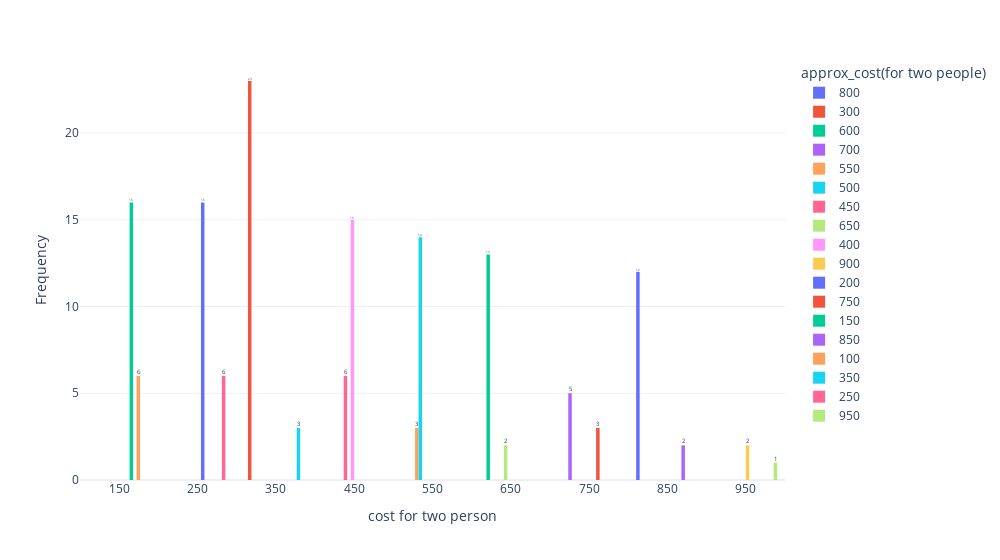

The code cell stored with this chart in its notebook:
### Markdown cell above
### Cost analysis for Couples

### Code cell
fig = px.histogram(
    df,
    x='approx_cost(for two people)',
    barmode='group',
    color='approx_cost(for two people)',
    text_auto='approx_cost(for two people)'
)
fig.update_layout(
    template='plotly_white',
    width=1000,
    xaxis_title='cost for two person',
    yaxis_title='Frequency',
)
fig.show()

### Figure 1 — Plotly figure (JSON) as saved in the notebook; plotly's stock layout.template omitted (floating-point values rounded to 4 significant figures)
{"data": [{"alignmentgroup": "True", "bingroup": "x", "hovertemplate": "approx_cost(for two people)=%{x}<br>count=%{y}<extra></extra>", "legendgroup": "800", "marker": {"color": "#636efa", "pattern": {"shape": ""}}, "name": "800", "offsetgroup": "800", "orientation": "v", "showlegend": true, "texttemplate": "%{value:approx_cost(for two people)}", "type": "histogram", "x": [800, 800, 800, 800, 800, 800, 800, 800, 800, 800, 800, 800], "xaxis": "x", "yaxis": "y"}, {"alignmentgroup": "True", "bingroup": "x", "hovertemplate": "approx_cost(for two people)=%{x}<br>count=%{y}<extra></extra>", "legendgroup": "300", "marker": {"color": "#EF553B", "pattern": {"shape": ""}}, "name": "300", "offsetgroup": "300", "orientation": "v", "showlegend": true, "texttemplate": "%{value:approx_cost(for two people)}", "type": "histogram", "x": [300, 300, 300, 300, 300, 300, 300, 300, 300, 300, 300, 300, 300, 300, 300, 300, 300, 300, 300, 300, 300, 300, 300], "xaxis": "x", "yaxis": "y"}, {"alignmentgroup": "True", "bingroup": "x", "hovertemplate": "approx_cost(for two people)=%{x}<br>count=%{y}<extra></extra>", "legendgroup": "600", "marker": {"color": "#00cc96", "pattern": {"shape": ""}}, "name": "600", "offsetgroup": "600", "orientation": "v", "showlegend": true, "texttemplate": "%{value:approx_cost(for two people)}", "type": "histogram", "x": [600, 600, 600, 600, 600, 600, 600, 600, 600, 600, 600, 600, 600], "xaxis": "x", "yaxis": "y"}, {"alignmentgroup": "True", "bingroup": "x", "hovertemplate": "approx_cost(for two people)=%{x}<br>count=%{y}<extra></extra>", "legendgroup": "700", "marker": {"color": "#ab63fa", "pattern": {"shape": ""}}, "name": "700", "offsetgroup": "700", "orientation": "v", "showlegend": true, "texttemplate": "%{value:approx_cost(for two people)}", "type": "histogram", "x": [700, 700, 700, 700, 700], "xaxis": "x", "yaxis": "y"}, {"alignmentgroup": "True", "bingroup": "x", "hovertemplate": "approx_cost(for two people)=%{x}<br>count=%{y}<extra></extra>", "legendgroup": "550", "marker": {"color": "#FFA15A", "pattern": {"shape": ""}}, "name": "550", "offsetgroup": "550", "orientation": "v", "showlegend": true, "texttemplate": "%{value:approx_cost(for two people)}", "type": "histogram", "x": [550, 550, 550], "xaxis": "x", "yaxis": "y"}, {"alignmentgroup": "True", "bingroup": "x", "hovertemplate": "approx_cost(for two people)=%{x}<br>count=%{y}<extra></extra>", "legendgroup": "500", "marker": {"color": "#19d3f3", "pattern": {"shape": ""}}, "name": "500", "offsetgroup": "500", "orientation": "v", "showlegend": true, "texttemplate": "%{value:approx_cost(for two people)}", "type": "histogram", "x": [500, 500, 500, 500, 500, 500, 500, 500, 500, 500, 500, 500, 500, 500], "xaxis": "x", "yaxis": "y"}, {"alignmentgroup": "True", "bingroup": "x", "hovertemplate": "approx_cost(for two people)=%{x}<br>count=%{y}<extra></extra>", "legendgroup": "450", "marker": {"color": "#FF6692", "pattern": {"shape": ""}}, "name": "450", "offsetgroup": "450", "orientation": "v", "showlegend": true, "texttemplate": "%{value:approx_cost(for two people)}", "type": "histogram", "x": [450, 450, 450, 450, 450, 450], "xaxis": "x", "yaxis": "y"}, {"alignmentgroup": "True", "bingroup": "x", "hovertemplate": "approx_cost(for two people)=%{x}<br>count=%{y}<extra></extra>", "legendgroup": "650", "marker": {"color": "#B6E880", "pattern": {"shape": ""}}, "name": "650", "offsetgroup": "650", "orientation": "v", "showlegend": true, "texttemplate": "%{value:approx_cost(for two people)}", "type": "histogram", "x": [650, 650], "xaxis": "x", "yaxis": "y"}, {"alignmentgroup": "True", "bingroup": "x", "hovertemplate": "approx_cost(for two people)=%{x}<br>count=%{y}<extra></extra>", "legendgroup": "400", "marker": {"color": "#FF97FF", "pattern": {"shape": ""}}, "name": "400", "offsetgroup": "400", "orientation": "v", "showlegend": true, "texttemplate": "%{value:approx_cost(for two people)}", "type": "histogram", "x": [400, 400, 400, 400, 400, 400, 400, 400, 400, 400, 400, 400, 400, 400, 400], "xaxis": "x", "yaxis": "y"}, {"alignmentgroup": "True", "bingroup": "x", "hovertemplate": "approx_cost(for two people)=%{x}<br>count=%{y}<extra></extra>", "legendgroup": "900", "marker": {"color": "#FECB52", "pattern": {"shape": ""}}, "name": "900", "offsetgroup": "900", "orientation": "v", "showlegend": true, "texttemplate": "%{value:approx_cost(for two people)}", "type": "histogram", "x": [900, 900], "xaxis": "x", "yaxis": "y"}, {"alignmentgroup": "True", "bingroup": "x", "hovertemplate": "approx_cost(for two people)=%{x}<br>count=%{y}<extra></extra>", "legendgroup": "200", "marker": {"color": "#636efa", "pattern": {"shape": ""}}, "name": "200", "offsetgroup": "200", "orientation": "v", "showlegend": true, "texttemplate": "%{value:approx_cost(for two people)}", "type": "histogram", "x": [200, 200, 200, 200, 200, 200, 200, 200, 200, 200, 200, 200, 200, 200, 200, 200], "xaxis": "x", "yaxis": "y"}, {"alignmentgroup": "True", "bingroup": "x", "hovertemplate": "approx_cost(for two people)=%{x}<br>count=%{y}<extra></extra>", "legendgroup": "750", "marker": {"color": "#EF553B", "pattern": {"shape": ""}}, "name": "750", "offsetgroup": "750", "orientation": "v", "showlegend": true, "texttemplate": "%{value:approx_cost(for two people)}", "type": "histogram", "x": [750, 750, 750], "xaxis": "x", "yaxis": "y"}, {"alignmentgroup": "True", "bingroup": "x", "hovertemplate": "approx_cost(for two people)=%{x}<br>count=%{y}<extra></extra>", "legendgroup": "150", "marker": {"color": "#00cc96", "pattern": {"shape": ""}}, "name": "150", "offsetgroup": "150", "orientation": "v", "showlegend": true, "texttemplate": "%{value:approx_cost(for two people)}", "type": "histogram", "x": [150, 150, 150, 150, 150, 150, 150, 150, 150, 150, 150, 150, 150, 150, 150, 150], "xaxis": "x", "yaxis": "y"}, {"alignmentgroup": "True", "bingroup": "x", "hovertemplate": "approx_cost(for two people)=%{x}<br>count=%{y}<extra></extra>", "legendgroup": "850", "marker": {"color": "#ab63fa", "pattern": {"shape": ""}}, "name": "850", "offsetgroup": "850", "orientation": "v", "showlegend": true, "texttemplate": "%{value:approx_cost(for two people)}", "type": "histogram", "x": [850, 850], "xaxis": "x", "yaxis": "y"}, {"alignmentgroup": "True", "bingroup": "x", "hovertemplate": "approx_cost(for two people)=%{x}<br>count=%{y}<extra></extra>", "legendgroup": "100", "marker": {"color": "#FFA15A", "pattern": {"shape": ""}}, "name": "100", "offsetgroup": "100", "orientation": "v", "showlegend": true, "texttemplate": "%{value:approx_cost(for two people)}", "type": "histogram", "x": [100, 100, 100, 100, 100, 100], "xaxis": "x", "yaxis": "y"}, {"alignmentgroup": "True", "bingroup": "x", "hovertemplate": "approx_cost(for two people)=%{x}<br>count=%{y}<extra></extra>", "legendgroup": "350", "marker": {"color": "#19d3f3", "pattern": {"shape": ""}}, "name": "350", "offsetgroup": "350", "orientation": "v", "showlegend": true, "texttemplate": "%{value:approx_cost(for two people)}", "type": "histogram", "x": [350, 350, 350], "xaxis": "x", "yaxis": "y"}, {"alignmentgroup": "True", "bingroup": "x", "hovertemplate": "approx_cost(for two people)=%{x}<br>count=%{y}<extra></extra>", "legendgroup": "250", "marker": {"color": "#FF6692", "pattern": {"shape": ""}}, "name": "250", "offsetgroup": "250", "orientation": "v", "showlegend": true, "texttemplate": "%{value:approx_cost(for two people)}", "type": "histogram", "x": [250, 250, 250, 250, 250, 250], "xaxis": "x", "yaxis": "y"}, {"alignmentgroup": "True", "bingroup": "x", "hovertemplate": "approx_cost(for two people)=%{x}<br>count=%{y}<extra></extra>", "legendgroup": "950", "marker": {"color": "#B6E880", "pattern": {"shape": ""}}, "name": "950", "offsetgroup": "950", "orientation": "v", "showlegend": true, "texttemplate": "%{value:approx_cost(for two people)}", "type": "histogram", "x": [950], "xaxis": "x", "yaxis": "y"}], "layout": {"barmode": "group", "legend": {"title": {"text": "approx_cost(for two people)"}, "tracegroupgap": 0}, "margin": {"t": 60}, "width": 1000, "xaxis": {"anchor": "y", "categoryarray": [800, 300, 600, 700, 550, 500, 450, 650, 400, 900, 200, 750, 150, 850, 100, 350, 250, 950], "categoryorder": "array", "domain": [0, 1], "title": {"text": "cost for two person"}}, "yaxis": {"anchor": "x", "domain": [0, 1], "title": {"text": "Frequency"}}}}
